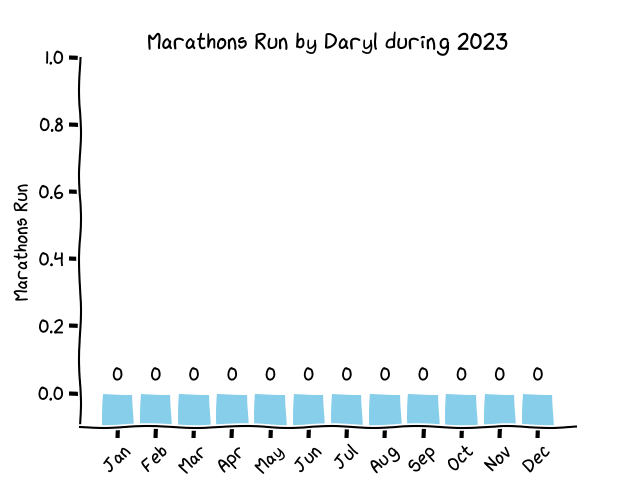

Reproduce this figure in Python.
"""Christmas 2023 figure 2."""

import calendar

import matplotlib.pyplot as plt
import numpy as np

# Enable XKCD mode
with plt.xkcd():
    # Data
    (fig, ax) = plt.subplots()
    net_worth = np.ones(12) * 0.1

    # Create XKCD-style bar chart
    ax.bar(range(1, 13), net_worth, bottom=np.ones(12) * -0.1, color="skyblue")
    for i in range(1, 13):
        ax.text(i, 0.05, "0", ha="center", va="center")
    ax.set_xticks(range(1, 13))
    ax.set_xticklabels(calendar.month_abbr[1:], rotation=45)
    ax.set_title("Marathons Run by Daryl during 2023")
    ax.set_xlabel("Month")
    ax.set_ylabel("Marathons Run")
    ax.set_ylim(-0.1, 1.0)
    # Remove top and right spline
    ax.spines["top"].set_visible(False)
    ax.spines["right"].set_visible(False)

    # Save the figure
    fig.savefig("f2_2023.eps")
    fig.savefig("f2_2023.png")
